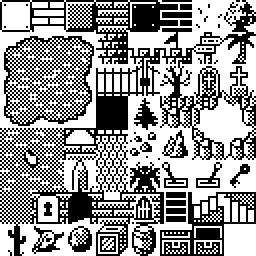
#> input picture raw_tilesets/tileset_1bit.png, 128 x 128 px (shown 2 times larger)
$ python slice_tileset.py ../raw_tilesets/tileset_1bit.png
#> lines starting #> are read from the running program, lines starting #| are printed output that depends on the picture
#!/usr/bin/env python3

from __future__ import annotations

import argparse
import json
import os
from dataclasses import dataclass
from pathlib import Path

from PIL import Image


@dataclass(frozen=True)
class SliceSpec:
    tile_w: int
    tile_h: int
    margin_x: int
    margin_y: int
    spacing_x: int
    spacing_y: int


def _parse_args() -> argparse.Namespace:
    p = argparse.ArgumentParser(description="Slice a tileset image into tile PNGs.")
    p.add_argument("image", type=Path, help="Input tileset PNG path")
    p.add_argument("--tile-w", type=int, default=16, help="Tile width in pixels")
    p.add_argument("--tile-h", type=int, default=16, help="Tile height in pixels")
    p.add_argument("--margin-x", type=int, default=0, help="Left margin in pixels")
    p.add_argument("--margin-y", type=int, default=0, help="Top margin in pixels")
    p.add_argument("--spacing-x", type=int, default=0, help="Horizontal spacing between tiles")
    p.add_argument("--spacing-y", type=int, default=0, help="Vertical spacing between tiles")
    p.add_argument(
        "--out",
        type=Path,
        default=None,
        help="Output directory (default: sliced_tilesets/<name>_<tilew>x<tileh>/)",
    )
    p.add_argument(
        "--trim-empty",
        action="store_true",
        help="Skip tiles that are fully transparent/white (depending on options)",
    )
    p.add_argument(
        "--transparent-white",
        action="store_true",
        help="Convert pure white pixels (#ffffff) to alpha=0 before saving",
    )
    p.add_argument(
        "--manifest",
        action="store_true",
        help="Write manifest.json with tile rects and filenames",
    )
    return p.parse_args()


def _ensure_dir(path: Path) -> None:
    path.mkdir(parents=True, exist_ok=True)


def _white_to_transparent(img: Image.Image) -> Image.Image:
    rgba = img.convert("RGBA")
    px = rgba.load()
    w, h = rgba.size
    for y in range(h):
        for x in range(w):
            r, g, b, a = px[x, y]
            if a != 0 and r == 255 and g == 255 and b == 255:
                px[x, y] = (255, 255, 255, 0)
    return rgba


def _is_empty(img: Image.Image, *, empty_is_transparent: bool) -> bool:
    if img.mode != "RGBA":
        img = img.convert("RGBA")
    alpha = img.getchannel("A")
    if empty_is_transparent:
        return alpha.getbbox() is None
    # If not treating white as transparent, "empty" means all pixels are white.
    rgb = img.convert("RGB")
    extrema = rgb.getextrema()  # ((rmin,rmax),(gmin,gmax),(bmin,bmax))
    return all(ch == (255, 255) for ch in extrema)


def slice_tileset(
    *,
    image_path: Path,
    out_dir: Path,
    spec: SliceSpec,
    trim_empty: bool,
    transparent_white: bool,
    write_manifest: bool,
) -> None:
#> called with trim_empty = False, transparent_white = False, write_manifest = False
    tileset = Image.open(image_path)
#> tileset is the input picture: PIL image 128x128 RGB; 58.8% white; black in thin lines or dots
    w, h = tileset.size
#> w = 128; h = 128

    start_x = spec.margin_x
    start_y = spec.margin_y
    step_x = spec.tile_w + spec.spacing_x
    step_y = spec.tile_h + spec.spacing_y

    cols = (w - start_x + spec.spacing_x) // step_x
#> cols = 8
    rows = (h - start_y + spec.spacing_y) // step_y
#> rows = 8

    _ensure_dir(out_dir)

    manifest: dict[str, object] = {
        "source": os.fspath(image_path),
        "tileset_size": [w, h],
        "tile_size": [spec.tile_w, spec.tile_h],
        "margin": [spec.margin_x, spec.margin_y],
        "spacing": [spec.spacing_x, spec.spacing_y],
        "grid": [cols, rows],
        "tiles": [],
    }

    for ty in range(rows):
        for tx in range(cols):
            x0 = start_x + tx * step_x
            y0 = start_y + ty * step_y
            box = (x0, y0, x0 + spec.tile_w, y0 + spec.tile_h)
            tile = tileset.crop(box)
            if transparent_white:
                tile = _white_to_transparent(tile)

            if trim_empty and _is_empty(tile, empty_is_transparent=transparent_white):
                continue

            idx = ty * cols + tx
            filename = f"tile_{idx:03d}_x{tx:02d}_y{ty:02d}.png"
            out_path = out_dir / filename
            tile.save(out_path)

            if write_manifest:
                manifest["tiles"].append(
                    {
                        "index": idx,
                        "x": tx,
                        "y": ty,
                        "rect": [x0, y0, spec.tile_w, spec.tile_h],
                        "file": filename,
                    }
                )
#> this loop made 8 passes
#> pass 1, in slice_tileset, `tile.save(out_path)`:
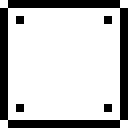
#> saved as tile_000_x00_y00.png: PIL image 16x16 RGB (shown 8 times larger); 76.6% white; black in thin lines or dots
#> pass 1, in slice_tileset, `tile.save(out_path)`:
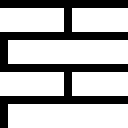
#> saved as tile_001_x01_y00.png: PIL image 16x16 RGB (shown 8 times larger); 70.3% white; black in thin lines or dots
#> pass 1, in slice_tileset, `tile.save(out_path)`:
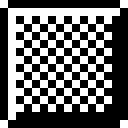
#> saved as tile_002_x02_y00.png: PIL image 16x16 RGB (shown 8 times larger); 40.2% white in thin lines or dots
#> pass 1, in slice_tileset, `tile.save(out_path)`:
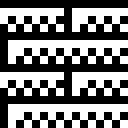
#> saved as tile_003_x03_y00.png: PIL image 16x16 RGB (shown 8 times larger); 48.4% white in thin lines or dots
#> after the loop: tile: PIL image 16x16 RGB; every value is 255

    if write_manifest:
        (out_dir / "manifest.json").write_text(json.dumps(manifest, indent=2) + "\n")


def main() -> None:
    args = _parse_args()
    spec = SliceSpec(
        tile_w=args.tile_w,
        tile_h=args.tile_h,
        margin_x=args.margin_x,
        margin_y=args.margin_y,
        spacing_x=args.spacing_x,
        spacing_y=args.spacing_y,
    )
    out_dir: Path
    if args.out is None:
        out_dir = Path("sliced_tilesets") / f"{args.image.stem}_{spec.tile_w}x{spec.tile_h}"
    else:
        out_dir = args.out

    slice_tileset(
        image_path=args.image,
        out_dir=out_dir,
        spec=spec,
        trim_empty=args.trim_empty,
        transparent_white=args.transparent_white,
        write_manifest=args.manifest,
    )


if __name__ == "__main__":
    main()
